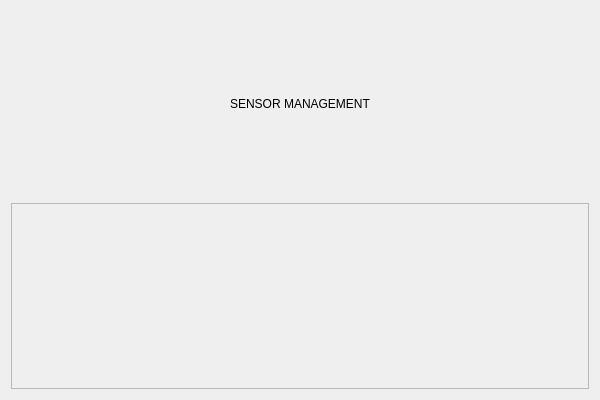
<?xml version="1.0" encoding="UTF-8"?>
<ui version="4.0">
 <class>SensorPage</class>
 <widget class="QWidget" name="SensorPage">
  <property name="geometry">
   <rect>
    <x>0</x>
    <y>0</y>
    <width>600</width>
    <height>400</height>
   </rect>
  </property>
  <layout class="QVBoxLayout" name="verticalLayout">
   <item>
    <widget class="QLabel" name="label_title">
     <property name="text">
      <string>SENSOR MANAGEMENT</string>
     </property>
     <property name="alignment">
      <set>Qt::AlignCenter</set>
     </property>
    </widget>
   </item>
   <item>
    <widget class="QFrame" name="frame">
     <property name="frameShape">
      <enum>QFrame::StyledPanel</enum>
     </property>
     <!-- Add your sensor-specific widgets here -->
    </widget>
   </item>
  </layout>
 </widget>
 <resources/>
 <connections/>
</ui>
